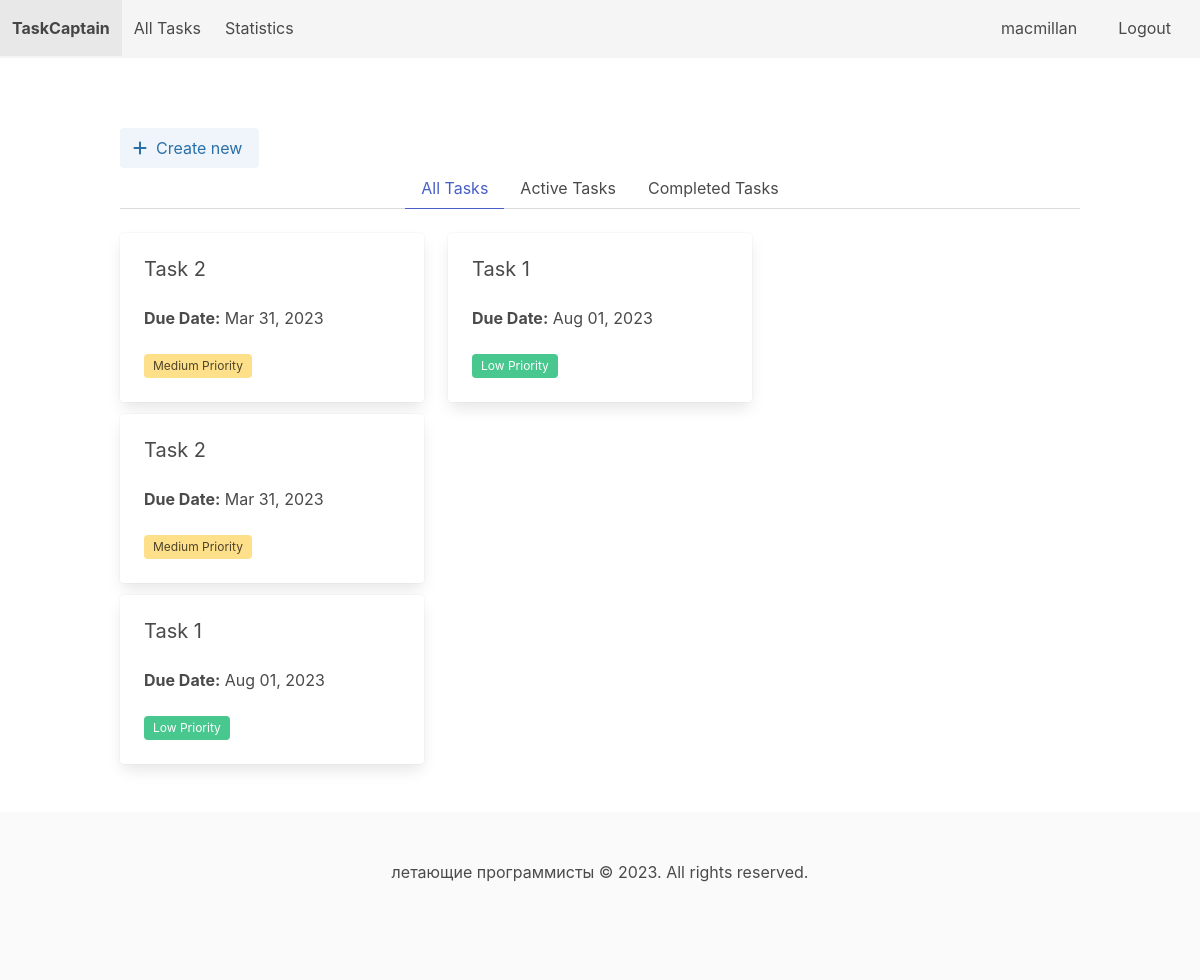
/ (signed in), run on an earlier commit of the app's database.
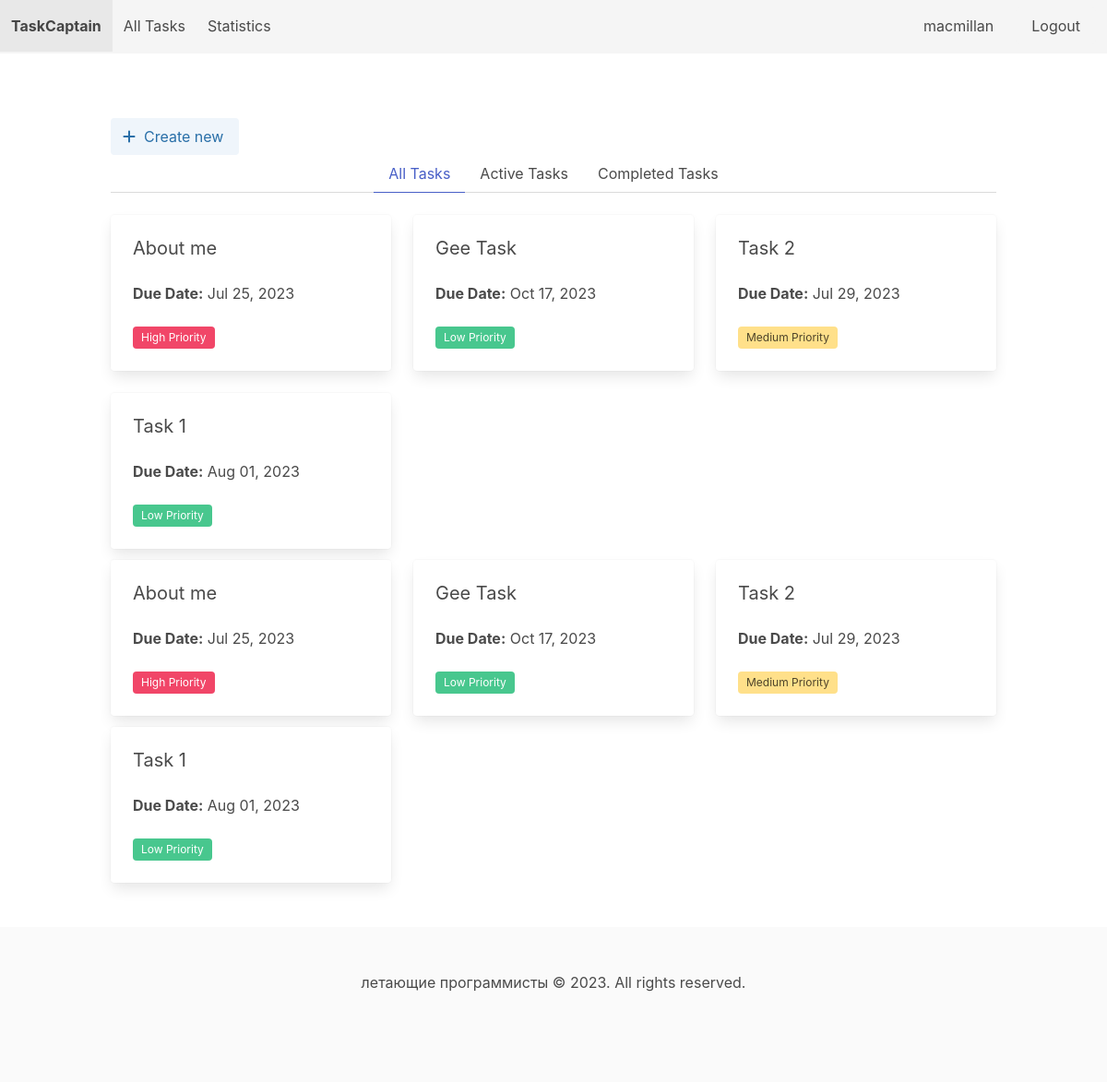
And on a later commit of the database.
### users/models.py (models this page shows)
class User(AbstractUser):
    pass

### tasks/models.py (models this page shows)
class Task(models.Model):
    title = models.CharField(max_length=200)
    description = models.TextField()
    created_at = models.DateTimeField(auto_now_add=True)
    updated_at = models.DateTimeField(auto_now=True)
    owner = models.ForeignKey(settings.AUTH_USER_MODEL, on_delete=models.CASCADE)
    due_date = models.DateTimeField(null=True, blank=True)
    PRIORITY_CHOICES = (
        ('Low', 'Low'),
        ('Medium', 'Medium'),
        ('High', 'High'),
    )
    priority = models.CharField(choices=PRIORITY_CHOICES, default='Low',max_length=20)
    STATUS_CHOICES = (
        ('Active', 'Active'),
        ('Completed', 'Completed'),
    )
    status = models.CharField(choices=STATUS_CHOICES, default='Active',max_length=20)

### tasks/views.py (the view)
# urls.py: path('', views.task_list, name='task_list'),
@login_required
def task_list(request):
    tasks = Task.objects.filter(owner=request.user).order_by('-created_at')
    active_tasks = tasks.filter(status = 'Active')
    completed_tasks = tasks.filter(status = 'Completed')
    return render(request, 'task_list.html', {
        'tasks': tasks,
        'active_tasks' : active_tasks,
        'completed_tasks' : completed_tasks
        })

### tasks/templates/task_list.html (shortened to what this page needs)
{% extends 'base.html' %}
{% block content %}
  <section class="section">
    <div class="container">
      <p><a href="{% url 'tasks:task_new' %}" class="button is-info is-light">
        <span class="icon">
          <i class="fas fa-plus"></i>
        </span>
        <span>Create new</span>
        </a>
      </p>
      <div class="tabs is-centered">
        <ul>
          <li class="is-active" data-tab="all-tasks">
            <a>All Tasks</a>
          </li>
          <li data-tab="active-tasks">
            <a>Active Tasks</a>
          </li>
          <li data-tab="completed-tasks">
            <a>Completed Tasks</a>
          </li>
        </ul>
      </div>
      <div class="tabs-content">
        <div class="tab-pane is-active" id="all-tasks">
          <div class="columns is-multiline">
            {% for task in tasks %}
              <div class="column is-one-third">
                <a href="{% url 'tasks:task_detail' task.pk %}">
                  <div class="card">
                    <div class="card-content">
                      <h2 class="subtitle">{{ task.title }}</h2>
                      <p class="content">
                        {% if task.due_date %}
                          <strong>Due Date:</strong> {{ task.due_date | date:"M d, Y" }}
                        {% else %}
                          <strong>Due Date:</strong> Not set
                        {% endif %}
                      </p>
                      <div class="tags">
                        {% if task.priority == 'High' %}
                          <span class="tag is-danger">High Priority</span>
                        {% elif task.priority == 'Low' %}
                          <span class="tag is-success">Low Priority</span>
                        {% else %}
                          <span class="tag is-warning">Medium Priority</span>
                        {% endif %}
                      </div>
                    </div>
                  </div>
                </a>
              </div>
            {% empty %}
              <div class="column">
                <p>No tasks found.</p>
              </div>
            {% endfor %}
          </div>
        </div>
        <div class="tab-pane" id="active-tasks">
          <div class="columns is-multiline">
            {% for task in active_tasks %}
                <div class="column is-one-third">
                  <a href="{% url 'tasks:task_detail' task.pk %}">
                    <div class="card">
                      <div class="card-content">
                        <h2 class="subtitle">{{ task.title }}</h2>
                        <p class="content">
                          {% if task.due_date %}
                            <strong>Due Date:</strong> {{ task.due_date | date:"M d, Y" }}
                          {% else %}
                            <strong>Due Date:</strong> Not set
                          {% endif %}
                        </p>
                        <div class="tags">
                          {% if task.priority == 'High' %}
                            <span class="tag is-danger">High Priority</span>
                          {% elif task.priority == 'Low' %}
                            <span class="tag is-success">Low Priority</span>
                          {% else %}
                            <span class="tag is-warning">Medium Priority</span>
                          {% endif %}
                        </div>
                      </div>
                    </div>
                  </a>
                </div>
            {% empty %}
              <div class="column">
                <p>No active tasks found.</p>
              </div>
            {% endfor %}
          </div>
        </div>
        <div class="tab-pane" id="completed-tasks">
          <div class="columns is-multiline">
            {% for task in completed_tasks %}
                <div class="column is-one-third">
                  <a href="{% url 'tasks:task_detail' task.pk %}">
                    <div class="card">
                      <div class="card-content">
                        <h2 class="subtitle">{{ task.title }}</h2>
                        <p class="content">
                          {% if task.due_date %}
                            <strong>Due Date:</strong> {{ task.due_date | date:"M d, Y" }}
                          {% else %}
                            <strong>Due Date:</strong> Not set
                          {% endif %}
                        </p>
                        <div class="tags">
                          {% if task.priority == 'High' %}
                            <span class="tag is-danger">High Priority</span>
                          {% elif task.priority == 'Low' %}
                            <span class="tag is-success">Low Priority</span>
                          {% else %}
                            <span class="tag is-warning">Medium Priority</span>
                          {% endif %}
                        </div>
                      </div>
                    </div>
                  </a>
                </div>
            {% empty %}
              <div class="column">
                <p>No completed tasks found.</p>
              </div>
            {% endfor %}
          </div>
        </div>
      </div>
    </div>
  </section>
{% endblock %}

### templates/base.html (shortened to what this page needs)
<!DOCTYPE html>
<html lang="en">
  {% load static %}
<head>
  <link rel="stylesheet" href="https://cdn.jsdelivr.net/npm/bulma@0.9.4/css/bulma.min.css">
   <link href="{% static 'fontawesomefree/css/fontawesome.css' %}" rel="stylesheet" type="text/css">
   <link href="{% static 'fontawesomefree/css/brands.css' %}" rel="stylesheet" type="text/css">
   <link href="{% static 'fontawesomefree/css/solid.css' %}" rel="stylesheet" type="text/css">
  <link rel="stylesheet" href="https://cdn.jsdelivr.net/npm/flatpickr/dist/flatpickr.min.css">
</head>
<body>
  <nav class="navbar is-light has-shadow" role="navigation" aria-label="main navigation">
    <div class="navbar-brand">
      <a class="navbar-item" href="{% url 'tasks:task_list' %}">
        <strong>TaskCaptain</strong>
      </a>
    </div>
    <div class="navbar-menu">
      {% if user.is_authenticated %}
      <div class="navbar-start">
        <a class="navbar-item" href="{% url 'tasks:task_list' %}">
          All Tasks
        </a>
        <a class="navbar-item" href="{% url 'tasks:task_stats' %}">
          Statistics
        </a>
      </div>
      {% endif %}
    </div>
    <div class="navbar-end">
      {% if user.is_authenticated %}
        <div class="navbar-item">
          <span>{{ user.username }}</span>
        </div>
        <div class="navbar-item">
          <a href="{% url 'users:logout' %}" class="button is-light">
            Logout
          </a>
        </div>
      {% endif %}
    </div>
  </nav>
  {% block content %}
  {% endblock %}
  <footer class="footer">
    <div class="content has-text-centered">
      <p>
        летающие программисты &copy; {% now "Y" %}. All rights reserved.
      </p>
    </div>
  </footer>
</body>
</html>

What changed in the data, as far as the page shows it:
added Task: title "About me", due_date "Jul 25, 2023", priority "High Priority"
added Task: title "Gee Task", due_date "Oct 17, 2023", priority "Low Priority"
changed Task "Task 2": due_date "Mar 31, 2023" → "Jul 29, 2023"
